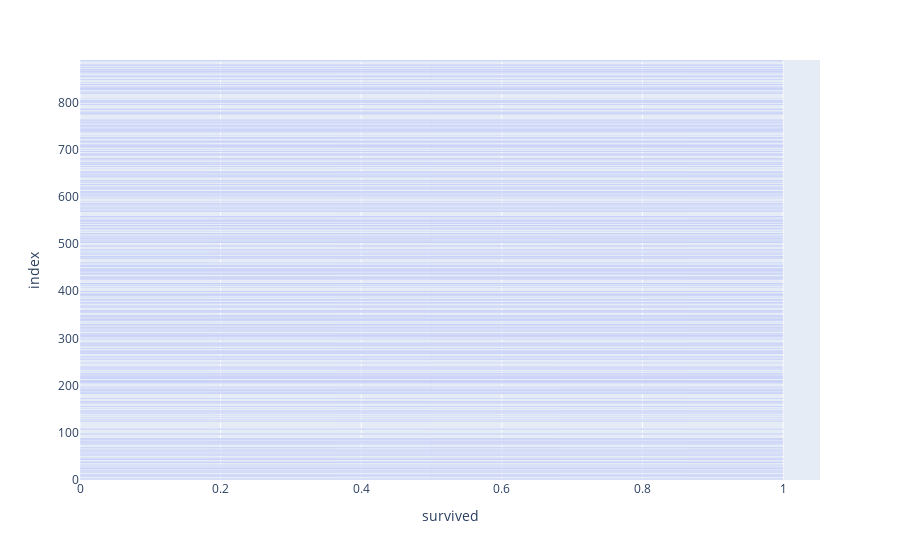

Notebook code for this chart:
### Code cell
px.bar(df, x= "survived")

### Figure 1 — Plotly figure (JSON) as saved in the notebook; plotly's stock layout.template omitted (floating-point values rounded to 4 significant figures; data arrays with more than 128 entries replaced by an {"elided": "..."} marker saying what was removed)
{"data": [{"alignmentgroup": "True", "hovertemplate": "survived=%{x}<br>index=%{y}<extra></extra>", "legendgroup": "", "marker": {"color": "#636efa", "pattern": {"shape": ""}}, "name": "", "offsetgroup": "", "orientation": "h", "showlegend": false, "textposition": "auto", "type": "bar", "x": {"elided": "891 int values"}, "xaxis": "x", "y": {"elided": "891 int values"}, "yaxis": "y"}], "layout": {"barmode": "relative", "legend": {"tracegroupgap": 0}, "margin": {"t": 60}, "xaxis": {"anchor": "y", "domain": [0, 1], "title": {"text": "survived"}}, "yaxis": {"anchor": "x", "domain": [0, 1], "title": {"text": "index"}}}}
